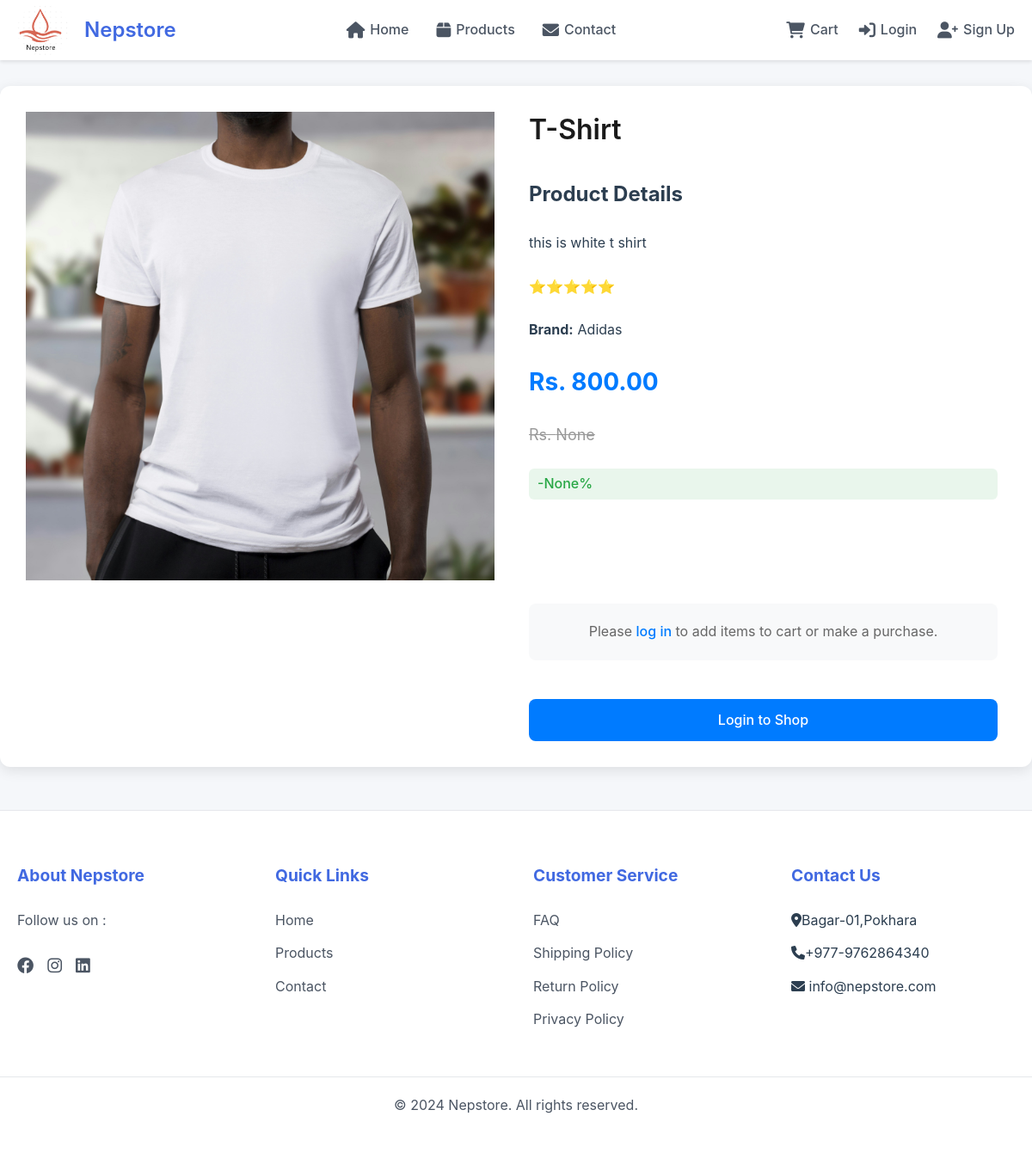
The page /product/6/ on the database its author committed.
### nepmart/models.py (models this page shows, shortened)
class Product(models.Model):
    name = models.CharField(max_length=200)
    slug = models.SlugField(unique=True, blank=True, null=True)
    category = models.ForeignKey(Category, on_delete=models.SET_NULL, null=True, blank=True, related_name='products')
    image = models.ImageField(upload_to='products/')
    brand = models.CharField(max_length=100)
    price = models.DecimalField(max_digits=10, decimal_places=2)
    old_price = models.DecimalField(max_digits=10, decimal_places=2, null=True, blank=True)
    discount = models.IntegerField(null=True, blank=True)
    description = models.TextField()
    reviews = models.IntegerField(default=0)
    created_at = models.DateTimeField(auto_now_add=True)

### nepmart/views.py (the view)
# urls.py: path('product/<int:product_id>/', product_detail, name='product_detail'),
def product_detail(request, product_id):
    product = get_object_or_404(Product, id=product_id)
    return render(request, 'product_detail.html', {'product': product})

### nepmart/templates/product_detail.html (shortened to what this page needs)
{% extends 'base.html' %}
{% load static %}
{% block content %}
<link rel="stylesheet" type="text/css" href="{% static 'css/product_detail.css' %}">
<div class="product-container">
    <div class="product-left">
        <img src="{{ product.image.url }}" alt="{{ product.name }}" class="main-image">
        <div class="image-gallery">
        </div>
    </div>
    <div class="product-right">
        <h1 class="product_name">{{ product.name }}</h1>
        <h2>Product Details</h2>
        <p>{{ product.description }}</p>
        <div class="rating">
            ⭐⭐⭐⭐⭐
        </div>
        <p class="brand_name"><strong>Brand:</strong> {{ product.brand }}</p>
        <p class="price">Rs. {{ product.price }}</p>
        <p class="old-price">Rs. {{ product.old_price }}</p>
        <span class="discount">-{{ product.discount }}%</span>
        <br><br>
        {% if user.is_authenticated %}
            <label>Quantity:</label>
            <div class="quantity">
                <button class="minus">-</button>
                <input type="number" value="1" min="1" id="quantity-input">
                <button class="plus">+</button>
            </div>
            <form id="add-to-cart-form" data-url="{% url 'add_to_cart' product.id %}" method="POST" data-authenticated>
                {% csrf_token %}
                <input type="hidden" name="quantity" id="hidden-quantity" value="1">
                <button type="submit" class="add-to-cart">
                    <i class="fas fa-shopping-cart"></i> Add to Cart
                </button>
            </form>
            <a href="{% url 'buy_now' product.id %}" class="buy-now">
                <i class="fas fa-bolt"></i> Buy Now
            </a>
        {% else %}
            <div class="login-message">
                <p>Please <a href="{% url 'login' %}?next={{ request.path }}" class="login-link">log in</a> to add items to cart or make a purchase.</p>
            </div>
            <a href="{% url 'login' %}?next={{ request.path }}" class="login-button">Login to Shop</a>
        {% endif %}
    </div>
</div>
{% endblock %}

### nepmart/static/css/style.css (style rules this page uses)
:root { --primary-color: #4a90e2; --secondary-color: #f5f7fa; --text-color: #2c3e50; --light-gray: #eef2f7; --border-color: #e1e8ed; --success-color: #2ecc71; --error-color: #e74c3c; --shadow: 0 2px 10px rgba(0, 0, 0, 0.05); --transition: all 0.3s ease; }
* { margin: 0; padding: 0; box-sizing: border-box; }
body { font-family: 'Inter', -apple-system, BlinkMacSystemFont, 'Segoe UI', Roboto, sans-serif; line-height: 1.6; color: var(--text-color); background-color: var(--secondary-color); }

### nepmart/static/css/navbar.css (style rules this page uses)
* { margin: 0; padding: 0; box-sizing: border-box; }

### nepmart/static/css/product_detail.css (style rules this page uses)
.product-container { display: flex; gap: 40px; padding: 30px; margin: 100px auto 50px; max-width: 1200px; background: white; border-radius: 12px; box-shadow: 0 4px 15px rgba(0, 0, 0, 0.1); position: relative; }
.product-left { flex: 1; display: flex; flex-direction: column; gap: 20px; }
.main-image { width: 100%; height: auto; display: block; transition: transform 0.3s ease; }
.image-gallery { display: flex; gap: 10px; margin-top: 10px; overflow-x: auto; padding: 10px 0; }
.product-right { flex: 1; display: flex; flex-direction: column; gap: 25px; }
.product_name { font-size: 2rem; font-weight: 600; color: #1a1a1a; line-height: 1.3; margin-bottom: 10px; }
.brand_name { display: flex; align-items: center; gap: 5px; }
.price { font-size: 28px; font-weight: 700; color: #007bff; }
.old-price { text-decoration: line-through; color: #999; font-size: 18px; }
.discount { color: #28a745; font-weight: 500; background: rgba(40, 167, 69, 0.1); padding: 5px 10px; border-radius: 6px; }
.login-message { background-color: #f8f9fa; padding: 20px; border-radius: 8px; margin: 20px 0; text-align: center; display: flex; flex-direction: column; align-items: center; gap: 10px; }
.login-message p { margin: 0; color: #666; font-size: 16px; }
.login-link { color: #007bff; text-decoration: none; font-weight: 500; transition: all 0.3s ease; }
.login-button { display: inline-block; width: 100%; padding: 12px 20px; background: #007bff; color: white; text-align: center; text-decoration: none; border-radius: 8px; font-size: 16px; font-weight: 500; transition: all 0.3s ease; display: flex; align-items: center; justify-content: center; gap: 8px; }
@media (max-width: 1200px) { .product-container { max-width: 100%; padding-right: 40px; } }

### rows shown on the page
Product: image (picture), name "T-Shirt", description "this is white t shirt", brand "Adidas", price "800.00", old_price "None", discount "None"
